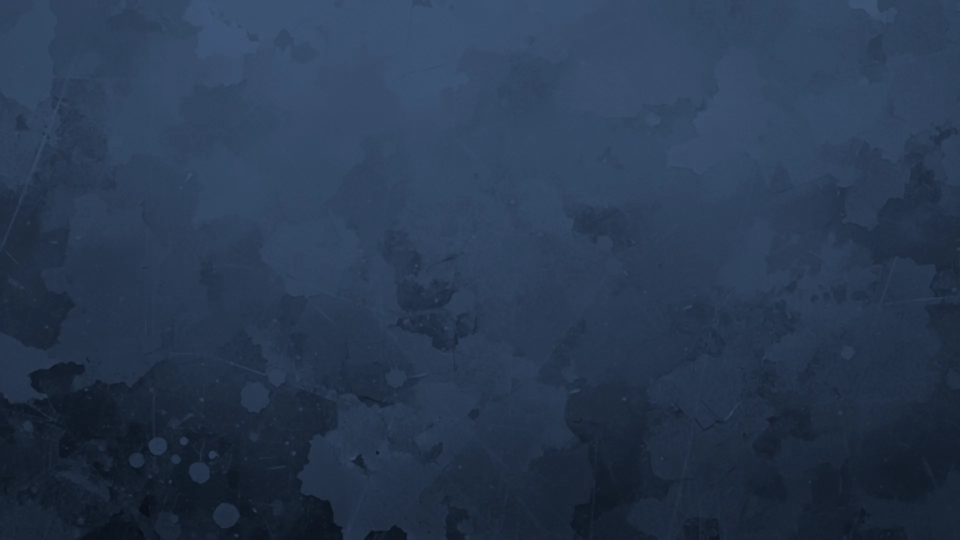
#> input picture outputs/brand/ice-texture-band-1920.webp, 1920 x 1080 px (shown at 1/2 size); its folder holds 3 pictures in this run; the run also reads 1 picture not shown here
$ python bake_share_assets.py
#> lines starting #> are read from the running program, lines starting #| are printed output that depends on the picture; after the words box and inside, x2 and y2 are one past the last pixel; in counts of white or black regions, pixels touching at a corner belong together
#!/usr/bin/env python3
"""P3.4a — Bake the Ice-themed share-preview assets.

Generates the sprite set consumed by renderPreviewPng() in
api/_spectator-share-lib.js (and dev_server.py's Python mirror):

  api/_share-assets/template.png        1200x630 Ice template (band texture,
                                        glass scoreboard card, empty crest
                                        slots, period pill slot, lockup)
  api/_share-assets/pill-live.png       LIVE pill (green gradient + glow)
  api/_share-assets/pill-soon.png       STARTING SOON pill (gray glass)
  api/_share-assets/pill-final.png      FINAL pill (gray glass)
  api/_share-assets/glyphs-score.png    Saira Black digits 0-9, ~96px cap, white
  api/_share-assets/glyphs-lg.png       Saira Black A-Z 0-9, ~44px cap, white
  api/_share-assets/glyphs-sm.png       Hanken Bold A-Z 0-9, ~21px cap, white
  api/_share-assets/manifest.json       dimensions, glyph metrics, layout slots

All sprites are standard 8-bit RGBA PNGs (what the minimal JS decoder
expects: color type 6, bit depth 8, non-interlaced). Tinted variants are
produced at composite time by channel multiplication, so only white/neutral
art is baked.

Run from anywhere:  python3 outputs/brand/share-template/bake_share_assets.py
Requires Pillow (PIL) with WEBP support and the brand masters in
outputs/brand/ (fonts, ice-texture-band-1920.webp, lockup master).
"""

from __future__ import annotations

import json
from pathlib import Path

from PIL import Image, ImageDraw, ImageFilter, ImageFont

ROOT = Path(__file__).resolve().parents[3]
BRAND = ROOT / "outputs" / "brand"
OUT = ROOT / "api" / "_share-assets"

FONT_SAIRA_BLACK = BRAND / "fonts" / "SairaSemiCondensed-Black.ttf"
FONT_HANKEN_BOLD = BRAND / "fonts" / "HankenGrotesk-Bold.ttf"
TEXTURE_BAND = BRAND / "ice-texture-band-1920.webp"
LOCKUP = BRAND / "lockup" / "lockup-master-transparent.png"

W, H = 1200, 630

# Layout slots (shared with the JS/Python compositors via manifest.json).
LAYOUT = {
    "card": {"x": 90, "y": 64, "w": 1020, "h": 386, "r": 30},
    "pill": {"x": 118, "y": 94, "h": 48},
    "crest": {"w": 110, "h": 118, "top": 152},
    "them": {"cx": 330},
    "us": {"cx": 870},
    "labelCapCy": 302,
    "scoreCapCy": 384,
    "period": {"cx": 600, "cy": 254, "w": 150, "h": 104},
}

# Ice palette (design/spectator-ice.html)
INK = (238, 244, 250)
MUTED = (194, 206, 221)
LINE_A = 41  # rgba(255,255,255,.16)
CARD_FILL = (11, 17, 28, 182)  # glass: darker than rgba(9,14,24,.82) reads on print, lets ice through
CREST_THEM = ((58, 70, 84), (38, 46, 58))  # #3a4654 -> #262e3a
CREST_US = ((42, 95, 214), (22, 58, 134))  # #2a5fd6 -> #163a86
LIVE_GRAD = ((39, 209, 124), (22, 168, 98))  # #27D17C -> #16A862
LIVE_TEXT = (4, 33, 15)


def font_for_cap(path: Path, target_cap: int) -> ImageFont.FreeTypeFont:
    """Pick the point size whose capital-height ('H') is closest to target."""
    best, best_err = None, 1e9
    for size in range(8, 260):
        font = ImageFont.truetype(str(path), size)
        bbox = font.getbbox("H")
        cap = bbox[3] - bbox[1]
        err = abs(cap - target_cap)
        if err < best_err:
            best, best_err = font, err
        if cap > target_cap + 6:
            break
    return best


def vgradient(size: tuple[int, int], top: tuple, bottom: tuple) -> Image.Image:
    w, h = size
    img = Image.new("RGBA", size)
    px = img.load()
    for y in range(h):
        t = y / max(1, h - 1)
        col = tuple(round(top[i] + (bottom[i] - top[i]) * t) for i in range(3))
        a_top = top[3] if len(top) > 3 else 255
        a_bot = bottom[3] if len(bottom) > 3 else 255
        a = round(a_top + (a_bot - a_top) * t)
        for x in range(w):
            px[x, y] = (*col, a)
    return img


def hgradient(size: tuple[int, int], left: tuple, right: tuple) -> Image.Image:
    return vgradient((size[1], size[0]), left, right).rotate(-90, expand=True)


def rounded_mask(size: tuple[int, int], radius: int) -> Image.Image:
    mask = Image.new("L", size, 0)
    ImageDraw.Draw(mask).rounded_rectangle((0, 0, size[0] - 1, size[1] - 1), radius=radius, fill=255)
    return mask


def paste_shadow(base: Image.Image, box: tuple[int, int, int, int], radius: int,
                 blur: int, alpha: int, dy: int = 0) -> None:
    x, y, w, h = box
    pad = blur * 3
    shadow = Image.new("RGBA", (w + pad * 2, h + pad * 2), (0, 0, 0, 0))
    ImageDraw.Draw(shadow).rounded_rectangle((pad, pad, pad + w - 1, pad + h - 1), radius=radius,
                                             fill=(0, 0, 0, alpha))
    shadow = shadow.filter(ImageFilter.GaussianBlur(blur))
    base.alpha_composite(shadow, (x - pad, y - pad + dy))


def build_background() -> Image.Image:
    tex = Image.open(TEXTURE_BAND).convert("RGB")
    tw, th = tex.size  # 1920x1080
    crop_h = round(tw * H / W)
    top = max(0, (th - crop_h) // 2)
    bg = tex.crop((0, top, tw, top + crop_h)).resize((W, H), Image.LANCZOS)
    bg = bg.point(lambda v: min(255, round(v * 1.16)))  # lift the dark band a touch
    # Soften texture grain: keeps the icy character but drops PNG entropy so the
    # dynamic endpoint stays under the 300 KB response budget.
    bg = bg.filter(ImageFilter.GaussianBlur(2.2))
    bg = bg.convert("RGBA")

    # Top ice bloom (spectator .topbloom)
    bloom = Image.radial_gradient("L").resize((900, 520))
    bloom = bloom.point(lambda v: max(0, 255 - v * 2))  # bright center falloff
    bloom_img = Image.new("RGBA", bloom.size, (235, 244, 252, 0))
    bloom_img.putalpha(bloom.point(lambda v: v * 34 // 255))
    bg.alpha_composite(bloom_img, (W // 2 - 450, -260))

    # Soft vignette so the card pops
    vin = Image.radial_gradient("L").resize((W + 400, H + 400))
    vin = vin.point(lambda v: v * 48 // 255)
    dark = Image.new("RGBA", vin.size, (2, 5, 10, 0))
    dark.putalpha(vin)
    bg.alpha_composite(dark, (-200, -200))
    return bg


def draw_glass_card(bg: Image.Image) -> None:
    c = LAYOUT["card"]
    x, y, w, h, r = c["x"], c["y"], c["w"], c["h"], c["r"]
    paste_shadow(bg, (x, y, w, h), r, blur=18, alpha=150, dy=14)

    card = Image.new("RGBA", (w, h), (0, 0, 0, 0))
    d = ImageDraw.Draw(card)
    d.rounded_rectangle((0, 0, w - 1, h - 1), radius=r, fill=CARD_FILL)

    # Inner top glow (glass sheen)
    glow = vgradient((w, 90), (255, 255, 255, 26), (255, 255, 255, 0))
    sheen = Image.new("RGBA", (w, h), (0, 0, 0, 0))
    sheen.alpha_composite(glow, (0, 0))
    mask = rounded_mask((w, h), r)
    card.alpha_composite(Image.composite(sheen, Image.new("RGBA", (w, h), (0, 0, 0, 0)), mask))

    # Border + top highlight line
    d.rounded_rectangle((0, 0, w - 1, h - 1), radius=r, outline=(255, 255, 255, LINE_A), width=2)
    hl = hgradient((w - 2 * r, 2), (255, 255, 255, 0), (255, 255, 255, 115))
    hl_right = hgradient((w - 2 * r, 2), (255, 255, 255, 115), (255, 255, 255, 0))
    half = (w - 2 * r) // 2
    card.alpha_composite(hl.crop((0, 0, half, 2)), (r, 1))
    card.alpha_composite(hl_right.crop((hl_right.width - (w - 2 * r - half), 0, hl_right.width, 2)), (r + half, 1))

    bg.alpha_composite(card, (x, y))


def draw_crest_slot(bg: Image.Image, cx: int, grad: tuple, glow_color: tuple | None) -> None:
    cw, ch, top = LAYOUT["crest"]["w"], LAYOUT["crest"]["h"], LAYOUT["crest"]["top"]
    x = cx - cw // 2
    if glow_color:
        pad = 40
        glow = Image.new("RGBA", (cw + pad * 2, ch + pad * 2), (0, 0, 0, 0))
        ImageDraw.Draw(glow).rounded_rectangle((pad, pad, pad + cw - 1, pad + ch - 1), radius=28,
                                               fill=(*glow_color, 110))
        glow = glow.filter(ImageFilter.GaussianBlur(16))
        bg.alpha_composite(glow, (x - pad, top - pad + 10))
    else:
        paste_shadow(bg, (x, top, cw, ch), 28, blur=10, alpha=110, dy=8)

    crest = vgradient((cw, ch), (*grad[0], 255), (*grad[1], 255))
    mask = rounded_mask((cw, ch), 28)
    crest.putalpha(mask)
    d = ImageDraw.Draw(crest)
    d.rounded_rectangle((0, 0, cw - 1, ch - 1), radius=28, outline=(255, 255, 255, LINE_A), width=2)
    d.rounded_rectangle((20, 3, cw - 21, 6), radius=2, fill=(255, 255, 255, 102))  # top gloss bar
    bg.alpha_composite(crest, (x, top))


def draw_period_slot(bg: Image.Image) -> None:
    p = LAYOUT["period"]
    w, h = p["w"], p["h"]
    x, y = p["cx"] - w // 2, p["cy"] - h // 2
    box = Image.new("RGBA", (w, h), (0, 0, 0, 0))
    d = ImageDraw.Draw(box)
    d.rounded_rectangle((0, 0, w - 1, h - 1), radius=20, fill=(255, 255, 255, 22))
    d.rounded_rectangle((0, 0, w - 1, h - 1), radius=20, outline=(255, 255, 255, LINE_A), width=2)
    bg.alpha_composite(box, (x, y))


def place_lockup(bg: Image.Image) -> None:
    lockup = Image.open(LOCKUP).convert("RGBA")
    lw = 400
    lh = round(lockup.size[1] * lw / lockup.size[0])
    lockup = lockup.resize((lw, lh), Image.LANCZOS)
    bg.alpha_composite(lockup, (W // 2 - lw // 2, 540 - lh // 2))


def bake_pill(text: str, kind: str) -> tuple[Image.Image, dict]:
    """Pill sprite with baked glow margin. Returns (image, meta)."""
    font = font_for_cap(FONT_HANKEN_BOLD, 19)
    tracking = 5
    adv = sum(font.getlength(ch) for ch in text) + tracking * (len(text) - 1)
    dot_r = 6
    pad_x = 24
    h = LAYOUT["pill"]["h"]
    dot_span = (dot_r * 2 + 12) if kind == "live" else 0
    w = round(adv) + pad_x * 2 + dot_span
    margin = 18
    img = Image.new("RGBA", (w + margin * 2, h + margin * 2), (0, 0, 0, 0))

    pill_box = (margin, margin, margin + w - 1, margin + h - 1)
    if kind == "live":
        glow = Image.new("RGBA", img.size, (0, 0, 0, 0))
        ImageDraw.Draw(glow).rounded_rectangle(pill_box, radius=h // 2, fill=(31, 184, 128, 150))
        img.alpha_composite(glow.filter(ImageFilter.GaussianBlur(10)))
        grad = hgradient((w, h), (*LIVE_GRAD[0], 255), (*LIVE_GRAD[1], 255))
        grad.putalpha(rounded_mask((w, h), h // 2))
        img.alpha_composite(grad, (margin, margin))
        text_col = LIVE_TEXT
    else:
        d = ImageDraw.Draw(img)
        d.rounded_rectangle(pill_box, radius=h // 2, fill=(20, 28, 42, 235))
        d.rounded_rectangle(pill_box, radius=h // 2, outline=(255, 255, 255, 51), width=2)
        text_col = MUTED if kind == "soon" else INK

    d = ImageDraw.Draw(img)
    bbox = font.getbbox("H")
    cap_cy = margin + h // 2
    ty = cap_cy - (bbox[1] + bbox[3]) / 2
    tx = margin + pad_x
    if kind == "live":
        d.ellipse((tx, cap_cy - dot_r, tx + dot_r * 2, cap_cy + dot_r), fill=text_col)
        tx += dot_r * 2 + 12
    for ch in text:
        d.text((tx, ty), ch, font=font, fill=(*text_col, 255))
        tx += font.getlength(ch) + tracking
    return img, {"w": img.size[0], "h": img.size[1], "margin": margin}


def bake_sheet(font_path: Path, chars: str, target_cap: int) -> tuple[Image.Image, dict]:
    font = font_for_cap(font_path, target_cap)
    ascent, descent = font.getmetrics()
    height = ascent + descent
    pad = 3
    cells = {}
    cursor = 0
    measures = []
    for ch in chars:
        bbox = font.getbbox(ch)
        ink_w = max(1, bbox[2] - bbox[0])
        cell_w = ink_w + pad * 2
        measures.append((ch, bbox, cell_w))
        cursor += cell_w
    sheet = Image.new("RGBA", (cursor, height), (255, 255, 255, 0))
    d = ImageDraw.Draw(sheet)
    x = 0
    for ch, bbox, cell_w in measures:
        d.text((x + pad - bbox[0], 0), ch, font=font, fill=(255, 255, 255, 255))
        cells[ch] = {
            "x": x,
            "w": cell_w,
            "dx": bbox[0] - pad,        # cell left relative to pen position
            "adv": round(font.getlength(ch), 2),
        }
        x += cell_w
    hbox = font.getbbox("H")
    meta = {
        "w": sheet.size[0],
        "h": sheet.size[1],
        "capTop": hbox[1],
        "capBottom": hbox[3],
        "chars": cells,
    }
    return sheet, meta


def main() -> None:
    OUT.mkdir(parents=True, exist_ok=True)

    bg = build_background()
#> in build_background, tex is the input picture: PIL image 1920x1080 RGB; mean R, G, B 41, 57.4, 80.6
#> in build_background, `dark.putalpha(vin)`:
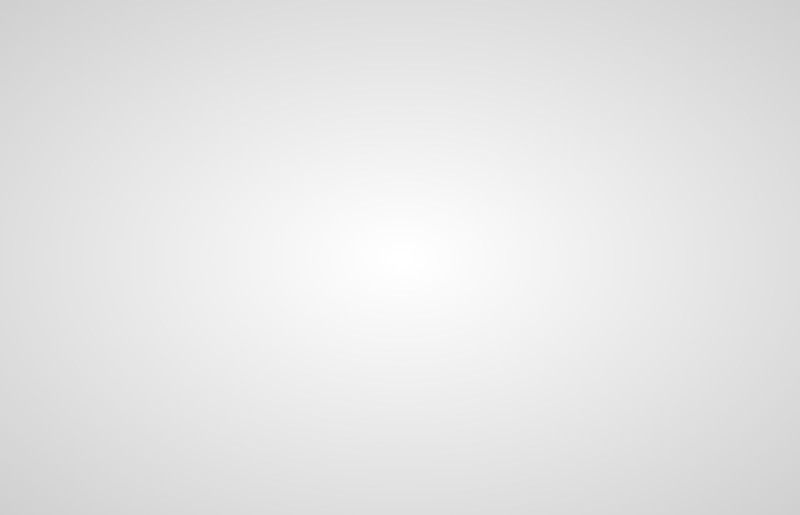
#> dark: PIL image 1600x1030 RGBA (shown at 1/2 size); mean R, G, B, A 2, 5, 10, 25.5; transparent parts drawn white
    draw_glass_card(bg)
#> in paste_shadow, `shadow = Image.new("RGBA", (w + pad * 2, h + pad * 2), (0, 0, 0, 0))`: shadow: PIL image 1128x494 RGBA; every value is 0
#> in draw_glass_card, `card = Image.new("RGBA", (w, h), (0, 0, 0, 0))`: card: PIL image 1020x386 RGBA; every value is 0
#> in vgradient, `img = Image.new("RGBA", size)`: img: PIL image 1020x90 RGBA; every value is 0
#> in rounded_mask, `mask = Image.new("L", size, 0)`: mask: PIL image 1020x386 L; every value is 0
#> in rounded_mask, `ImageDraw.Draw(mask).rounded_rectangle((0, 0, size[0] - 1, size[1] - 1..`:
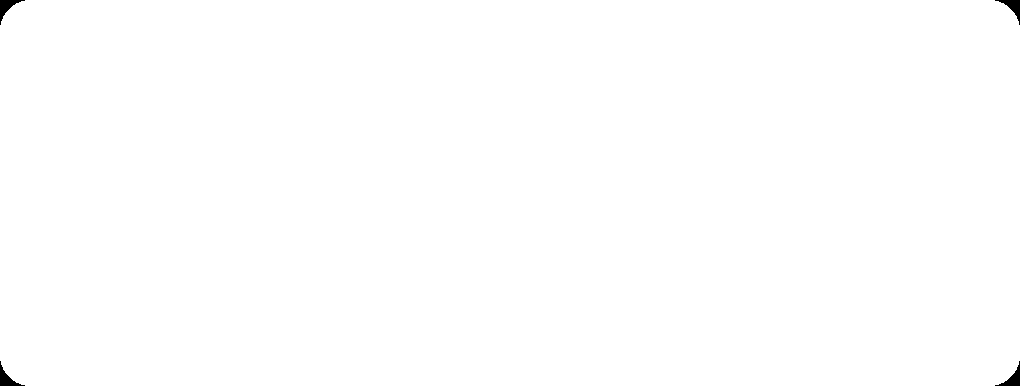
#> mask: PIL image 1020x386 L; 99.8% white; 4 black regions, box (x1, y1, x2, y2) and area: (0, 0, 25, 25) 203, (995, 0, 1020, 25) 203, (0, 361, 25, 386) 203, (995, 361, 1020, 386) 203
#> in draw_glass_card, `card.alpha_composite(hl_right.crop((hl_right.width - (w - 2 * r - half..`:
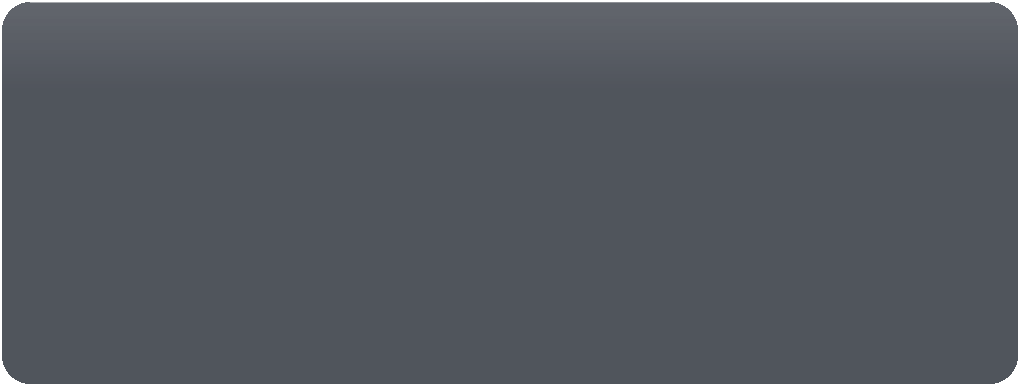
#> card: PIL image 1020x386 RGBA; mean R, G, B, A 18.3, 24.1, 34.8, 180.7; transparent parts drawn white
    draw_crest_slot(bg, LAYOUT["them"]["cx"], CREST_THEM, None)
#> in paste_shadow (call 2), `shadow = Image.new("RGBA", (w + pad * 2, h + pad * 2), (0, 0, 0, 0))`: shadow: PIL image 170x178 RGBA; every value is 0
#> in vgradient (call 4), `img = Image.new("RGBA", size)`: img: PIL image 110x118 RGBA; every value is 0
#> call 2 of rounded_mask, with size = (110, 118), radius = 28
#> in rounded_mask (call 2), `mask = Image.new("L", size, 0)`: mask: PIL image 110x118 L; every value is 0
#> in rounded_mask (call 2), `ImageDraw.Draw(mask).rounded_rectangle((0, 0, size[0] - 1, size[1] - 1..`:
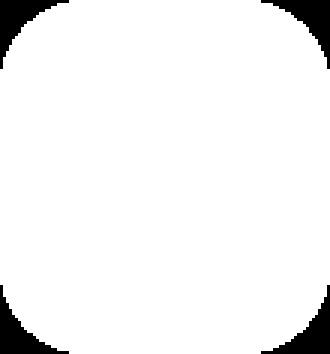
#> mask: PIL image 110x118 L (shown 3 times larger); 94.6% white; 4 black regions, box (x1, y1, x2, y2) and area: (0, 0, 23, 23) 174, (87, 0, 110, 23) 174, (0, 95, 23, 118) 174, (87, 95, 110, 118) 174
    draw_crest_slot(bg, LAYOUT["us"]["cx"], CREST_US, (47, 111, 237))
#> call 2 of draw_crest_slot, with cx = 870, grad = ((42, 95, 214), (22, 58, 134)), glow_color = (47, 111, 237)
#> in draw_crest_slot (call 2), `glow = Image.new("RGBA", (cw + pad * 2, ch + pad * 2), (0, 0, 0, 0))`: glow: PIL image 190x198 RGBA; every value is 0
#> in draw_crest_slot (call 2), `glow = glow.filter(ImageFilter.GaussianBlur(16))`:
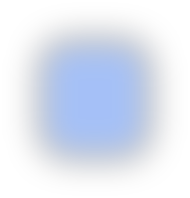
#> glow: PIL image 190x198 RGBA; mean R, G, B, A 15.4, 36.3, 77.4, 35.9; transparent parts drawn white
#> in draw_crest_slot (call 2), `bg.alpha_composite(glow, (x - pad, top - pad + 10))`:
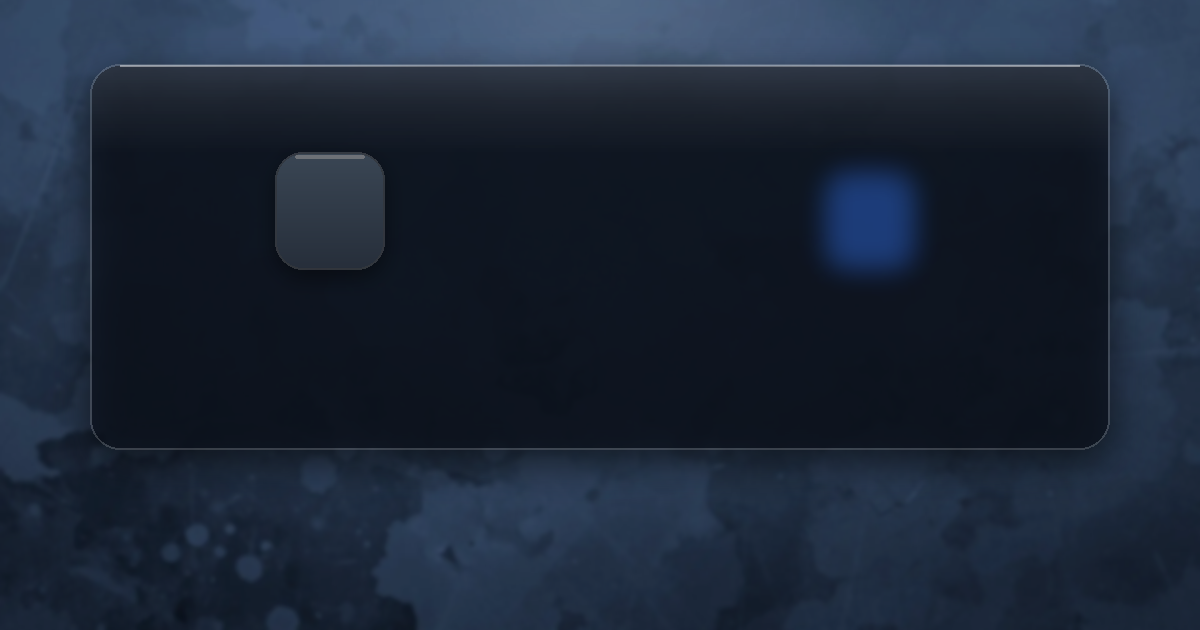
#> bg: PIL image 1200x630 RGBA; mean R, G, B, A 28.2, 39.3, 56.1, 255
#> in draw_crest_slot (call 2), `bg.alpha_composite(crest, (x, top))`:
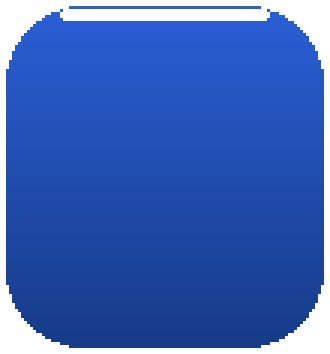
#> crest: PIL image 110x118 RGBA (shown 3 times larger); mean R, G, B, A 50.2, 90.8, 179.9, 225; transparent parts drawn white
    draw_period_slot(bg)
    place_lockup(bg)
    bg.save(OUT / "template.png", optimize=True)

    manifest = {
        "version": 1,
        "template": {"file": "template.png", "w": W, "h": H},
        "layout": LAYOUT,
        "pills": {},
        "sheets": {},
    }

    for kind, text in (("live", "LIVE"), ("soon", "STARTING SOON"), ("final", "FINAL")):
        img, meta = bake_pill(text, kind)
        name = f"pill-{kind}.png"
        img.save(OUT / name, optimize=True)
        manifest["pills"][kind] = {"file": name, **meta}
#> this loop made 3 passes
#> meta on passes 1 to 3: {'w': 179, 'h': 84, 'margin': 18}, {'w': 361, 'h': 84, 'margin': 18}, {'w': 178, 'h': 84, 'margin': 18}
#> after the loop, manifest = 5 items

    letters = "ABCDEFGHIJKLMNOPQRSTUVWXYZ0123456789"
    for key, font_path, chars, cap in (
        ("score", FONT_SAIRA_BLACK, "0123456789", 96),
        ("lg", FONT_SAIRA_BLACK, letters, 44),
        ("sm", FONT_HANKEN_BOLD, letters + ".-'&", 21),
    ):
        sheet, meta = bake_sheet(font_path, chars, cap)
        name = f"glyphs-{key}.png"
        sheet.save(OUT / name, optimize=True)
        manifest["sheets"][key] = {"file": name, **meta}

    (OUT / "manifest.json").write_text(json.dumps(manifest, indent=2), encoding="utf-8")
#> (the run stopped early here; a loop or call above may not have finished)
